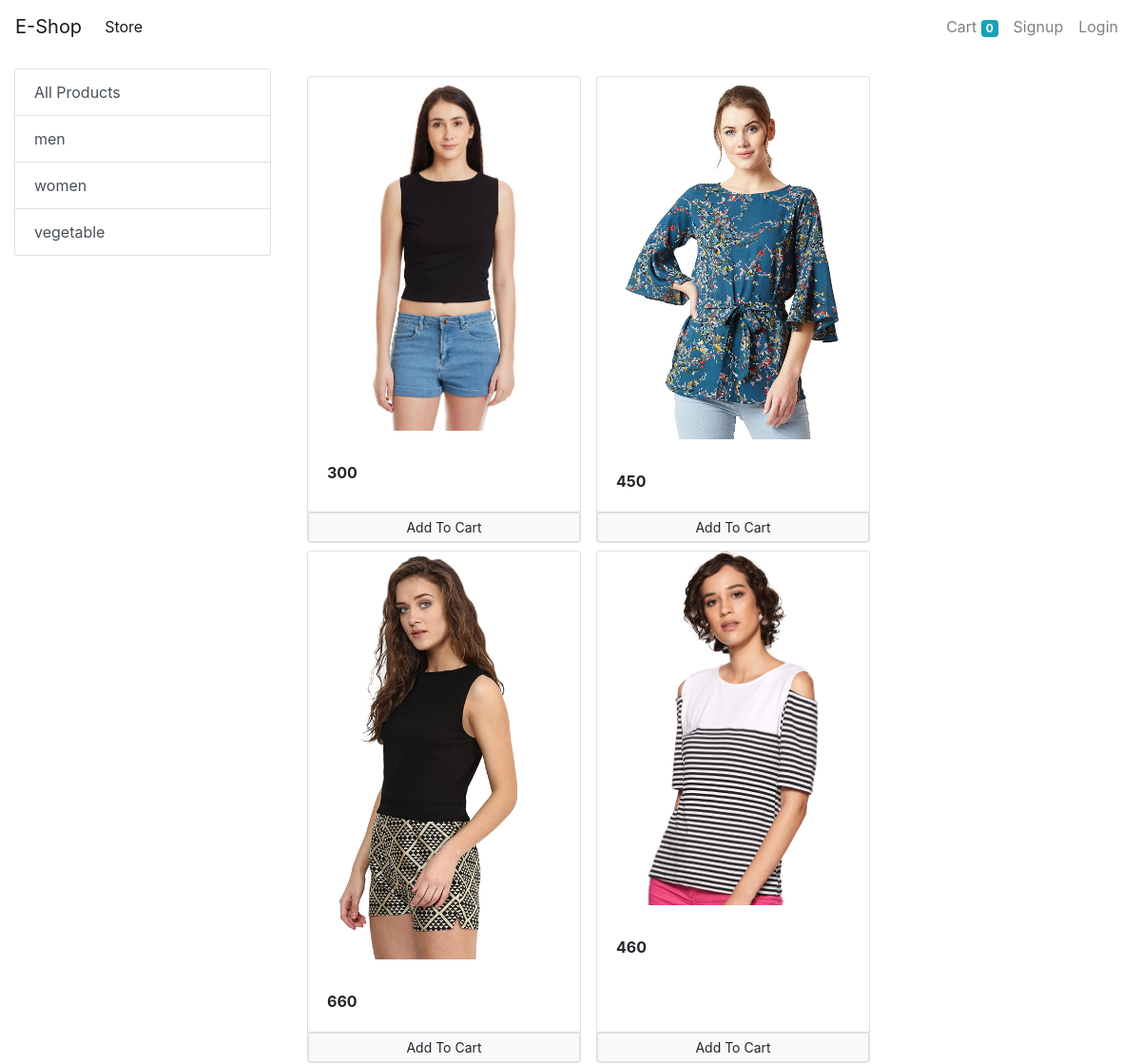
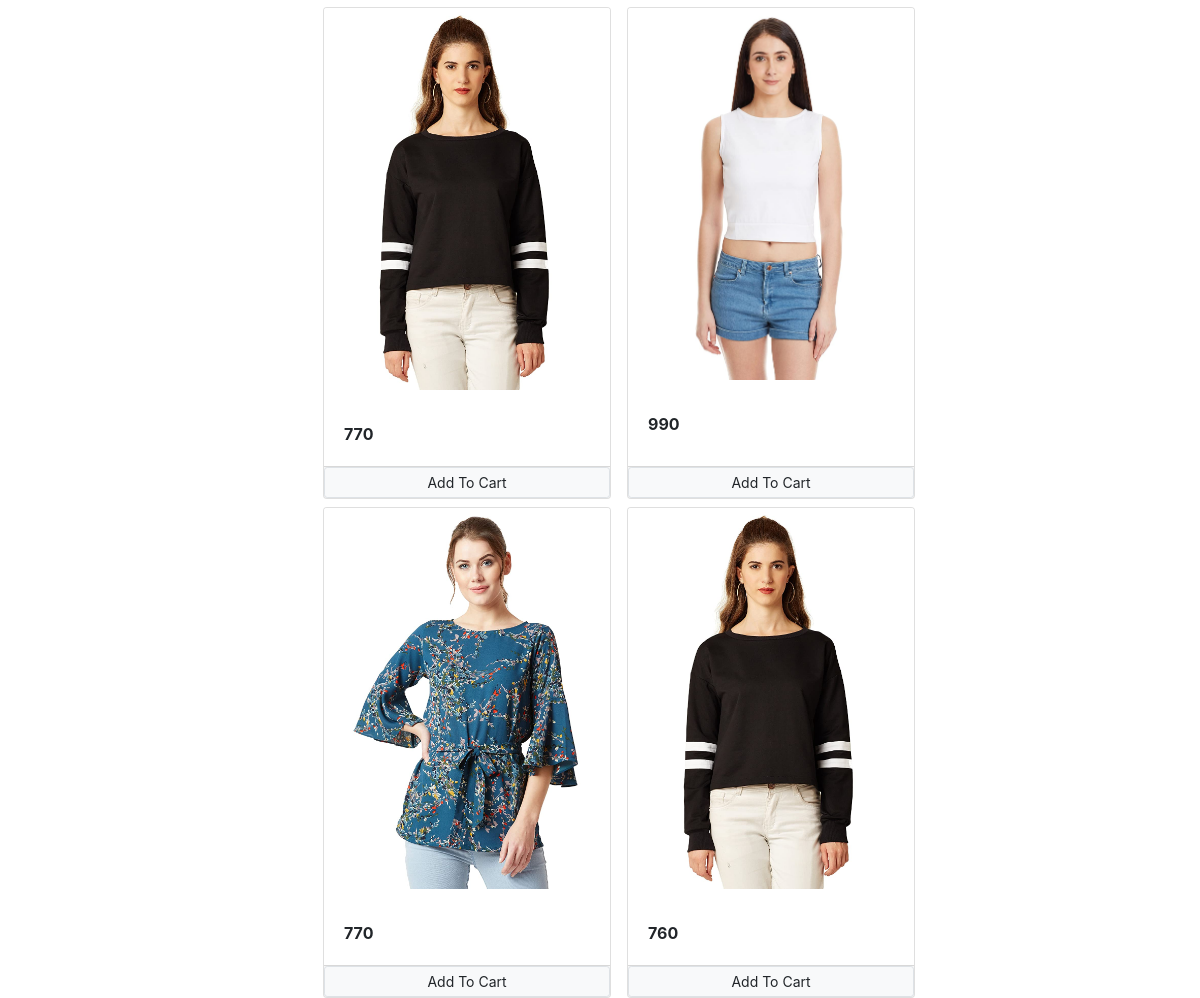
The app's page /?category=2 with its own data (2 pictures, top to bottom).
### store/models/category.py (models this page shows, shortened)
class Category(models.Model):
    name = models.CharField(max_length=20)
    @staticmethod
    def get_all_category():
        return Category.objects.all()

### store/models/product.py (models this page shows, shortened)
class Product(models.Model):
    first_name = models.CharField(max_length=50)
    price = models.IntegerField(default=0)
    category = models.ForeignKey(Category,on_delete=models.CASCADE)
    description = models.CharField(max_length=200,default='',null=True,blank=True)
    image = models.ImageField(upload_to='uploads/products/')
    @staticmethod
    def get_all_products_by_id(category_id):
        if category_id:
            return Product.objects.filter(category=category_id)
        else:
            return Product.objects.all()

### store/views/index.py (the view, shortened to what this page needs)
# urls.py: path('', views.Index.as_view(), name='homepage'),
class Index(View):
    def get(self, request):
        if not request.session.get('cart'):
            request.session['cart'] = {}
        products = None
        categorys = Category.get_all_category()
        categoryID = request.GET.get('category')
        if categoryID:
            products = Product.get_all_products_by_id(categoryID)
        else:
            products = Product.get_all_products()
        template_var = {
            'products': products,
            "categorys": categorys,
            'cart': request.session.get('cart')
        }
        return render(request, 'store/index.html', template_var)

### store/templatetags/cart.py (called while the page is built)
@register.filter(name='is_in_cart')
def is_in_cart(product,cart):
    if cart:
        keys = list(cart.keys())
        items = list(cart.items())
        print(f"keys {items}")
        for id in keys:
            if int(id) == product.pk:
                return True

### store/templates/store/index.html (shortened to what this page needs)
{% extends "base.html" %}
{% load cart %}
{% block content %}
<div class="container-fluid mt-3" >
    <div class="row">
            <div class="col-lg-3">
                <ul class="list-group mx-auto">
                    <a href="/" class="list-group-item list-group-item-action">All Products</a>
                  {% for category in categorys %}
                          <a href="?category={{category.id}}" class="list-group-item list-group-item-action">
                              {{category.name}}
                          </a>
                    {% endfor %}
                </ul>
            </div>
            <div id="products" class="col-lg-9 mx-auto" >
                <div class="row mx-auto">
                    {% for product in products %}
                    <div class="card mx-2 mt-2" id="{{product.id}}" style="width: 18rem;">
                        <img class="card-img-top" src="{{product.image.url}}" alt="Card image cap">
                        <div class="card-body">
                            <p class="card-text "><b>{{product.price}}</b></p>
                        </div>
                        <div class="card-footer p-0 row no-gutters">
                            {%if product|is_in_cart:cart%}
                                <form action="{% url 'homepage' %}#{{product.id}}" method="post" class="col-2 btn-block mr-2">
                                    {% csrf_token %}
                                    <input type="text" name="product" value="{{product.id}}" hidden>
                                    <input type="text" name="remove" value="True" hidden>
                                    <input type="submit" value=" - " class=" btn btn-light border m-1">
                                </form>
                                <div class="text-center col mt-2">{{product|cart_count:cart}} in cart</div>
                                <form action="{% url 'homepage' %}#{{product.id}}" method="post" class="col-2 btn-block mr-2">
                                    {% csrf_token %}
                                    <input type="text" name="product" value="{{product.id}}" hidden>
                                    <input type="submit" value=" + " class=" btn btn-light border m-1">
                                </form>
                            {%else%}
                                <form action="{% url 'homepage' %}#{{product.id}}" method="post" class="btn-block">
                                    <input type="submit" class="btn btn-light border btn-sm btn-block" value="Add To Cart">
                                </form>
                            {%endif%}
                        </div>
                    </div>
                {%endfor%}
                </div>
            </div>
    </div>
</div>
{%endblock%}

### records on screen
Category: name "men"
Category: name "women"
Category: name "vegetable"
Product: image (picture), price "300"
Product: image (picture), price "450"
Product: image (picture), price "660"
Product: image (picture), price "460"
Product: image (picture), price "770"
Product: image (picture), price "990"
Product: image (picture), price "770"
Product: image (picture), price "760"

### other values on screen
{{ request.session.cart.keys|length }} "0"
